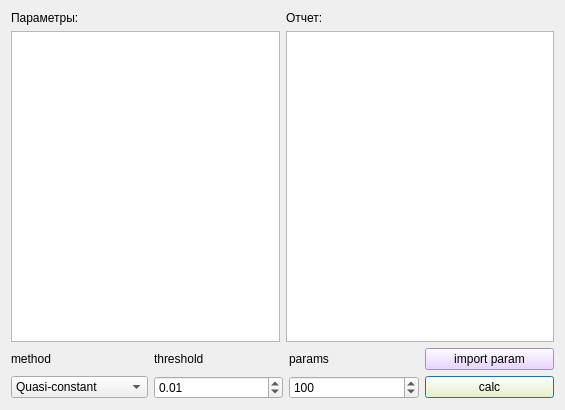
<?xml version="1.0" encoding="UTF-8"?>
<ui version="4.0">
 <class>FeatureSelection</class>
 <widget class="QDialog" name="FeatureSelection">
  <property name="geometry">
   <rect>
    <x>0</x>
    <y>0</y>
    <width>565</width>
    <height>410</height>
   </rect>
  </property>
  <property name="windowTitle">
   <string>Feature Selection</string>
  </property>
  <layout class="QGridLayout" name="gridLayout_2">
   <item row="0" column="0">
    <widget class="QLabel" name="label_params">
     <property name="text">
      <string>Параметры:</string>
     </property>
    </widget>
   </item>
   <item row="0" column="1">
    <widget class="QLabel" name="label_info">
     <property name="text">
      <string>Отчет:</string>
     </property>
    </widget>
   </item>
   <item row="1" column="0">
    <widget class="QListWidget" name="listWidget_features"/>
   </item>
   <item row="1" column="1">
    <widget class="QPlainTextEdit" name="plainTextEdit_results"/>
   </item>
   <item row="2" column="0" colspan="2">
    <layout class="QGridLayout" name="gridLayout">
     <item row="0" column="0">
      <widget class="QLabel" name="label">
       <property name="text">
        <string>method</string>
       </property>
      </widget>
     </item>
     <item row="0" column="1">
      <widget class="QLabel" name="label_2">
       <property name="toolTip">
        <string>&lt;html&gt;&lt;head/&gt;&lt;body&gt;&lt;p&gt;Для Quasi-constant выбирайте маленький порог &lt;/p&gt;&lt;p&gt;Для Correlation выбирайте порог &amp;gt; 0.75&lt;/p&gt;&lt;/body&gt;&lt;/html&gt;</string>
       </property>
       <property name="whatsThis">
        <string/>
       </property>
       <property name="accessibleDescription">
        <string/>
       </property>
       <property name="text">
        <string>threshold</string>
       </property>
      </widget>
     </item>
     <item row="0" column="2">
      <widget class="QLabel" name="label_3">
       <property name="toolTip">
        <string>&lt;html&gt;&lt;head/&gt;&lt;body&gt;&lt;p&gt;Количество параметров для отбора&lt;br/&gt;Для Boruta -- количество итераций&lt;/p&gt;&lt;p&gt;&lt;br/&gt;&lt;/p&gt;&lt;/body&gt;&lt;/html&gt;</string>
       </property>
       <property name="text">
        <string>params</string>
       </property>
      </widget>
     </item>
     <item row="1" column="0">
      <widget class="QComboBox" name="comboBox_method">
       <item>
        <property name="text">
         <string>Quasi-constant</string>
        </property>
       </item>
       <item>
        <property name="text">
         <string>SelectKBest</string>
        </property>
       </item>
       <item>
        <property name="text">
         <string>Correlation</string>
        </property>
       </item>
       <item>
        <property name="text">
         <string>Forward Selection</string>
        </property>
       </item>
       <item>
        <property name="text">
         <string>Backward Selection</string>
        </property>
       </item>
       <item>
        <property name="text">
         <string>LASSO</string>
        </property>
       </item>
       <item>
        <property name="text">
         <string>Random Forest</string>
        </property>
       </item>
       <item>
        <property name="text">
         <string>Boruta</string>
        </property>
       </item>
      </widget>
     </item>
     <item row="1" column="1">
      <widget class="QDoubleSpinBox" name="doubleSpinBox_threshold">
       <property name="maximum">
        <double>1.000000000000000</double>
       </property>
       <property name="singleStep">
        <double>0.010000000000000</double>
       </property>
       <property name="value">
        <double>0.010000000000000</double>
       </property>
      </widget>
     </item>
     <item row="1" column="2">
      <widget class="QSpinBox" name="spinBox_num_param">
       <property name="maximum">
        <number>1000</number>
       </property>
       <property name="value">
        <number>100</number>
       </property>
      </widget>
     </item>
     <item row="1" column="3">
      <widget class="QPushButton" name="pushButton_select_features">
       <property name="styleSheet">
        <string notr="true">background-color: rgb(255, 255, 191);</string>
       </property>
       <property name="text">
        <string>calc</string>
       </property>
      </widget>
     </item>
     <item row="0" column="3">
      <widget class="QPushButton" name="pushButton_import_param">
       <property name="styleSheet">
        <string notr="true">background-color: rgb(227, 200, 255);</string>
       </property>
       <property name="text">
        <string>import param</string>
       </property>
      </widget>
     </item>
    </layout>
   </item>
  </layout>
 </widget>
 <resources/>
 <connections/>
</ui>
